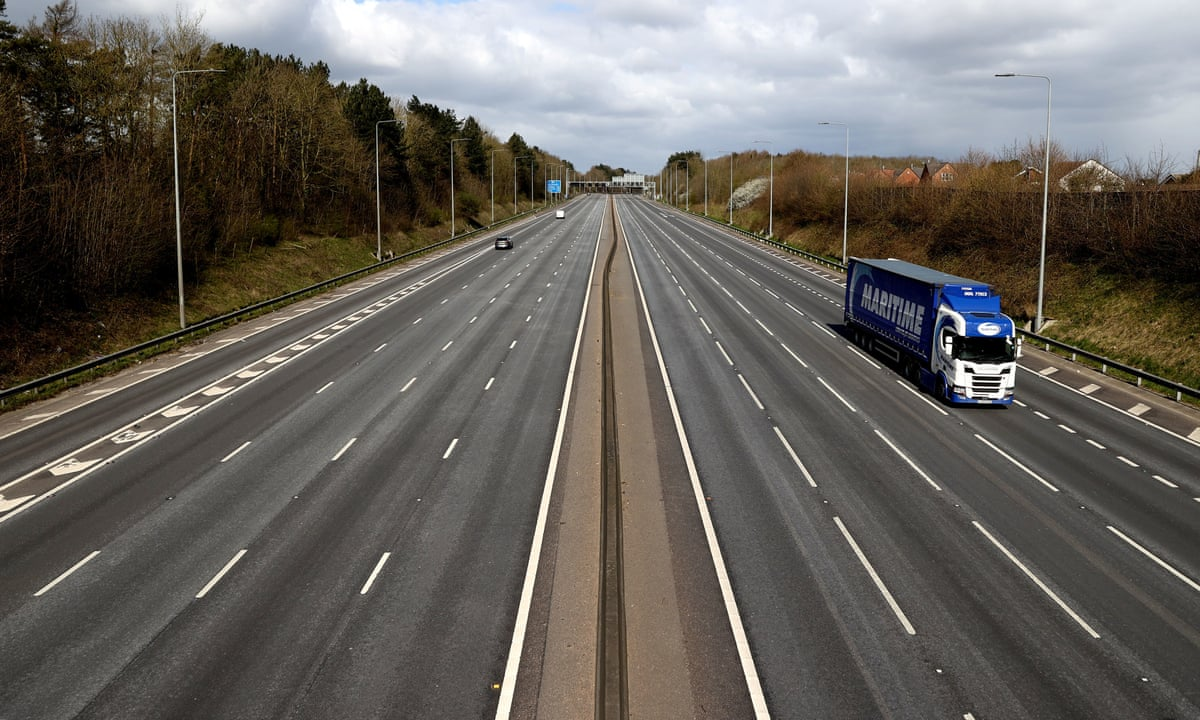
#> input picture photo_roadline_test_v1.1/3500..jpg, 1200 x 720 px
$ jupyter execute photo_roadline_test_v1.1.ipynb
#> lines starting #> are read from the running program, lines starting #| are printed output that depends on the picture
[cell 1]
import cv2
import numpy as np

[cell 2]
img = cv2.imread('3500..jpg', cv2.IMREAD_COLOR)
#> img is the input picture: shape (720, 1200, 3); mean B, G, R 93.2, 98.7, 102.8

[cell 3]
# Convert the image to gray-scale
gray = cv2.cvtColor(img, cv2.COLOR_BGR2GRAY)
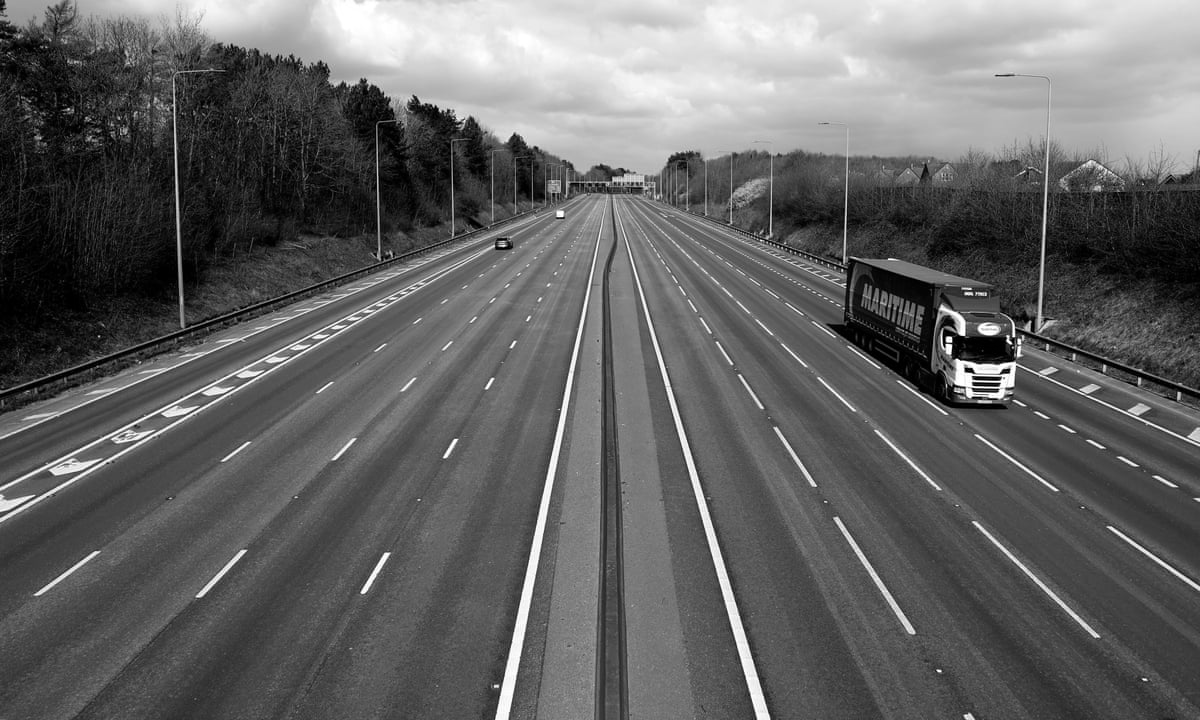
#> gray: shape (720, 1200); min 0, max 255, mean 99.3

# Find the edges in the image using canny detector
edges = cv2.Canny(gray, 50, 200)
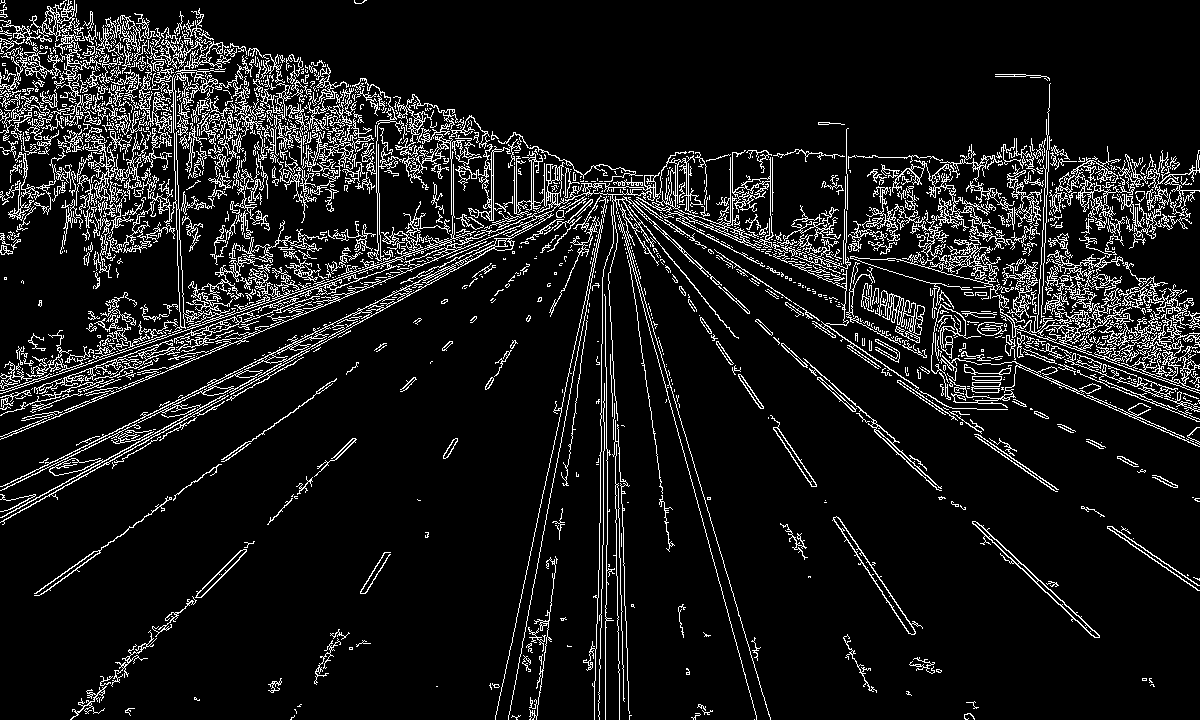
#> edges: shape (720, 1200); 9.8% white in thin lines or dots

# Detect points that form a line
lines = cv2.HoughLinesP(edges, 1, np.pi/180, 200, minLineLength=10, maxLineGap=250)
#> lines = 117 rows, first 6: [0, 522, 633, 171], [71, 719, 622, 168], [2, 65, 1199, 341], [16, 70, 1198, 343], [591, 167, 1095, 637], [4, 65, 1198, 319]

# Draw lines on the image
for line in lines:
    x1, y1, x2, y2 = line[0]
    cv2.line(img, (x1, y1), (x2, y2), (255, 0, 0), 3)
#> this loop made 117 passes
#> (x1, y1, x2, y2) on passes 1 to 12: (0, 522, 633, 171), (71, 719, 622, 168), (2, 65, 1199, 341), (16, 70, 1198, 343), (591, 167, 1095, 637), (4, 65, 1198, 319), (0, 33, 1187, 307), (5, 69, 1199, 344), (16, 64, 1199, 316), (64, 1, 1179, 385), (10, 176, 1192, 196), (68, 0, 1197, 389)
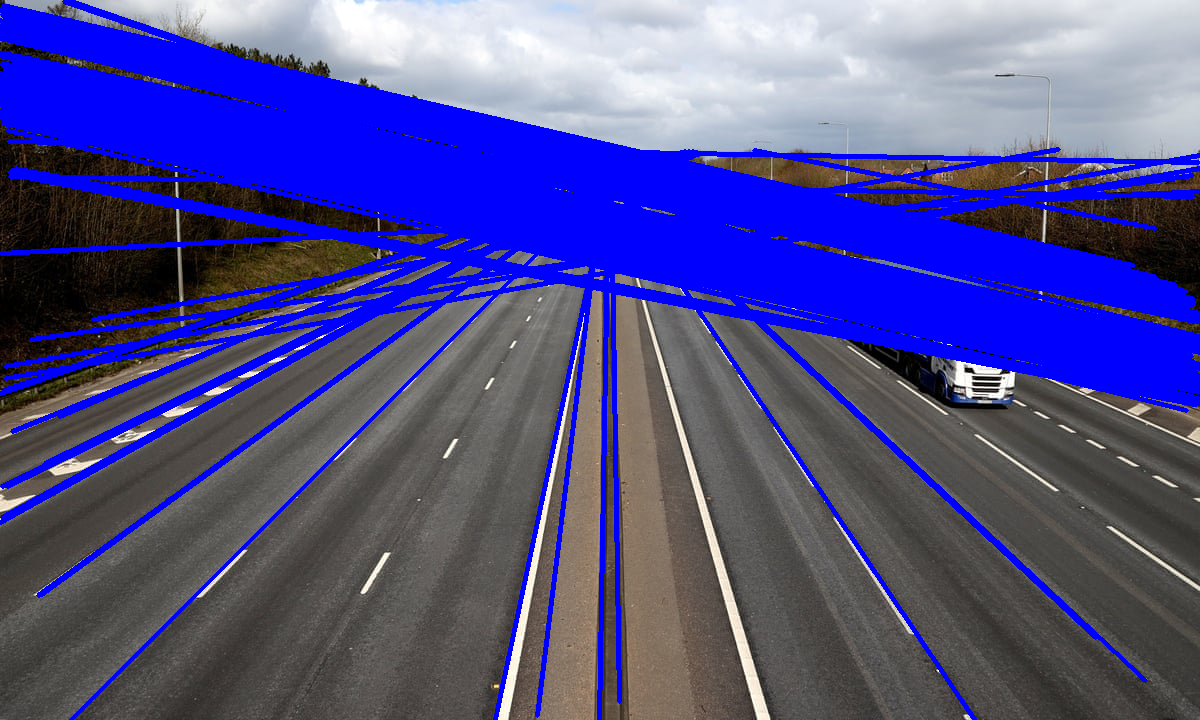
#> img: shape (720, 1200, 3); mean B, G, R 141.7, 79.3, 81.5
# Show result
cv2.imshow("Result Image", edges)
cv2.waitKey(0)
cv2.destroyAllWindows()

$ run again, with photo_roadline_test_v1.1/_88068994_thinkstockphotos-493881770.jpg copied over photo_roadline_test_v1.1/3500..jpg
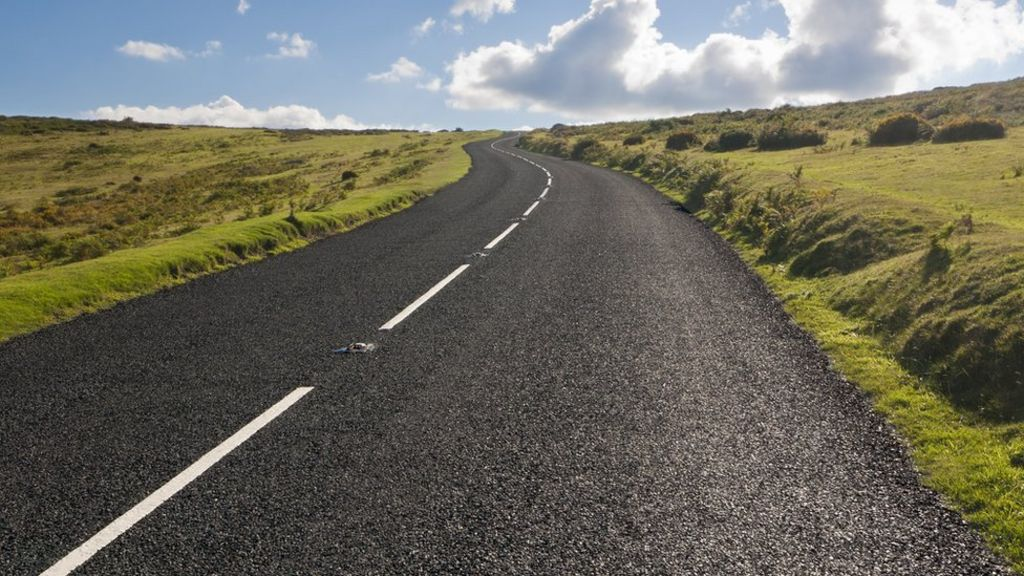
#> input picture photo_roadline_test_v1.1/_88068994_thinkstockphotos-493881770.jpg, 1024 x 576 px
#> img is the input picture: shape (576, 1024, 3); mean B, G, R 95.5, 107.6, 108.7
#> `edges = cv2.Canny(gray, 50, 200)`:
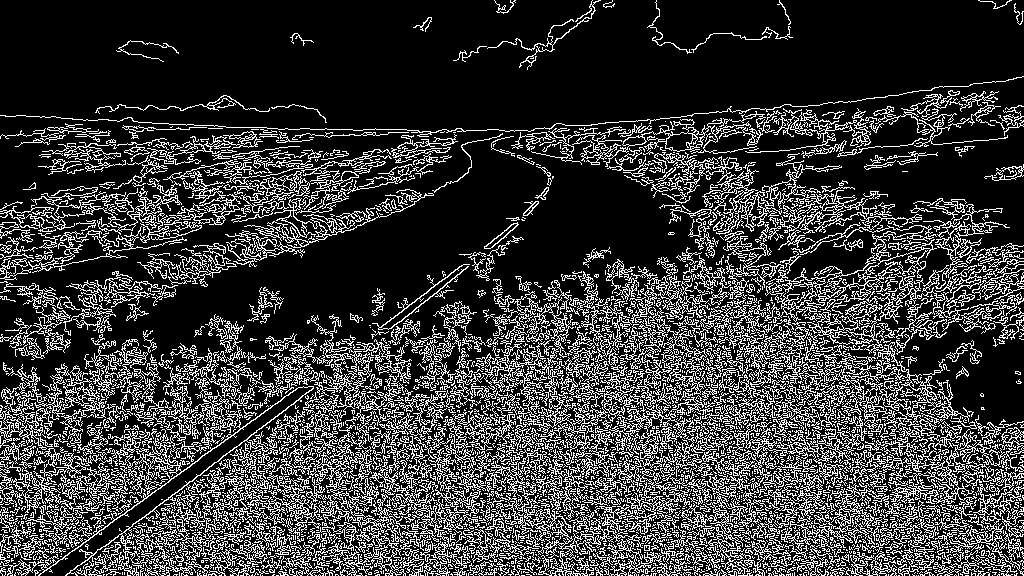
#> edges: shape (576, 1024); 22.5% white in thin lines or dots
#> lines = 263 rows, first 6: [1, 546, 1023, 528], [3, 565, 1022, 565], [5, 467, 1023, 467], [0, 487, 1023, 522], [1, 573, 1022, 573], [3, 470, 1019, 254]
#> the loop `for line in lines:` made 263 passes
#> after the loop `for line in lines:`:
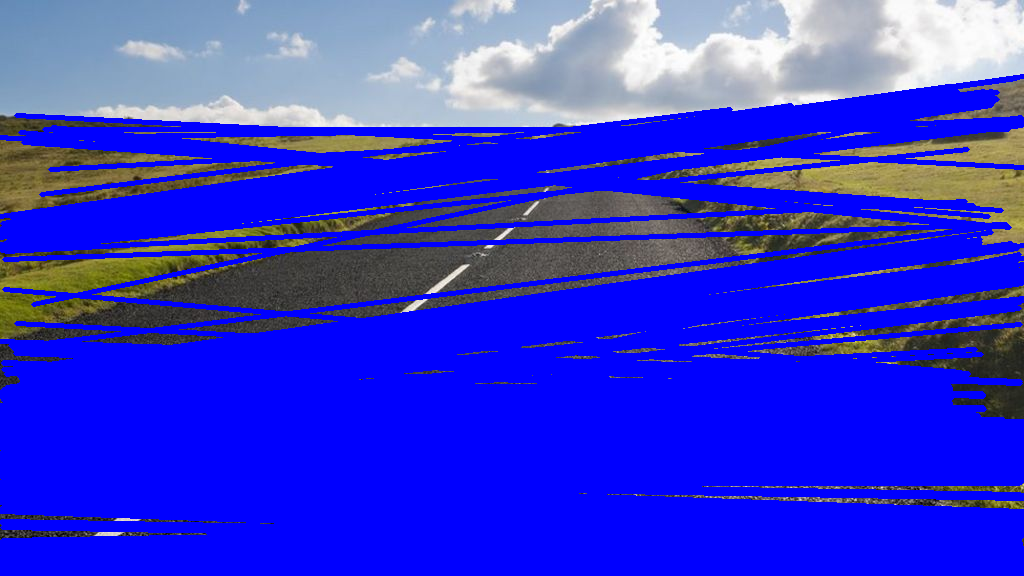
#> img: shape (576, 1024, 3); mean B, G, R 209, 55, 53
